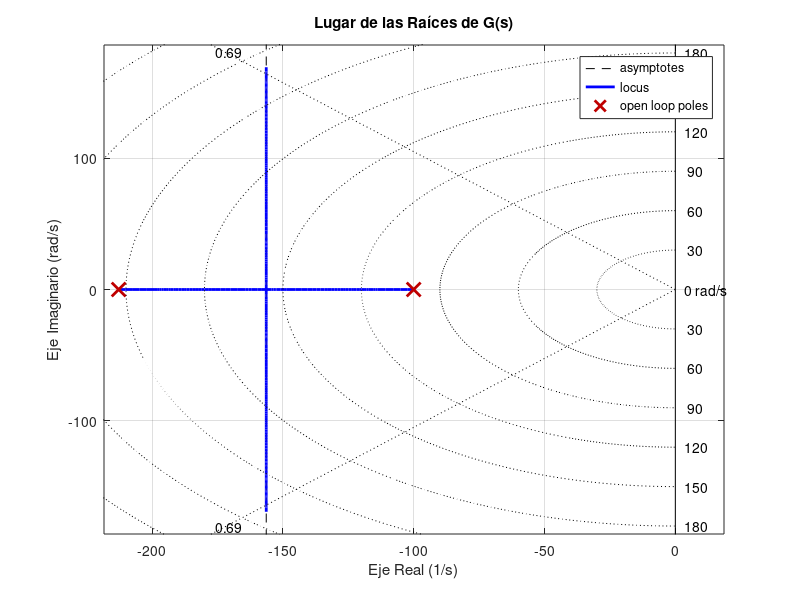

This chart was generated by the following MATLAB code: (Note: this script raises an error after producing the figure.)
%% Trabajo de Laboratorio Integrador - Sistemas de Control
% TP de Laboratorio 2: Desarrollo de Controladores (P y PI)
clear; clc; close all;

%% Rutas
script_dir = fileparts(mfilename('fullpath'));
if isempty(script_dir)
    script_dir = pwd;
end
fig_dir = fullfile(script_dir, 'figuras');
if ~exist(fig_dir, 'dir')
    mkdir(fig_dir);
end

%% =========================================================================
%% PRIMERA PARTE: CONTROL PROPORCIONAL
%% =========================================================================

%% Parámetros de la planta (Figura 1)
R1 = 100e3;          % 100 kOhm
C1 = 0.1e-6;         % 0.1 uF
tau1 = R1 * C1;      % 0.01 s

R2 = 47e3;           % 47 kOhm
C2 = 0.1e-6;         % 0.1 uF
tau2 = R2 * C2;      % 0.0047 s

s = tf('s');
G = 1 / ((tau1 * s + 1) * (tau2 * s + 1));

disp('=== Función de transferencia de la planta G(s) (sin ganancia kp) ===');
G

%% Punto 1: Lugar de las Raíces para ajuste de kp
% Graficamos el LGR de G(s) con la cota de amortiguamiento xi = 0.69 (PO <= 5%)
figure('Name', 'Lugar de las Raíces - Planta G(s)');
rlocus(G);
sgrid(0.69, []);
title('Lugar de las Raíces de G(s)');
xlabel('Eje Real (1/s)');
ylabel('Eje Imaginario (rad/s)');
grid on;

%% Punto 2: Verificación de la respuesta al escalón en lazo cerrado
kp = 1.4;
T = feedback(kp * G, 1);

info  = stepinfo(T);
y_inf = dcgain(T);
ess   = 1 - y_inf;

fprintf('\n=== PUNTO 2: MÉTRICAS DE LA RESPUESTA AL ESCALÓN (kp = %.2f) ===\n', kp);
fprintf('Sobrepaso (PO):                 %.2f %%  (Especificación: <= 5 %%)\n', info.Overshoot);
fprintf('Tiempo de establecimiento (Ts): %.4f s (%.2f ms)  (Especificación: <= 0.10 s)\n', info.SettlingTime, info.SettlingTime*1e3);
fprintf('Tiempo de pico (Tp):            %.4f s (%.2f ms)\n', info.PeakTime, info.PeakTime*1e3);
fprintf('Valor en estado estacionario:   %.4f V\n', y_inf);
fprintf('Error estacionario (ess):       %.4f (%.2f %%)  (Especificación: = 0)\n', ess, ess*100);

% Gráfico de la respuesta al escalón
fig2 = figure('Name', 'Punto 2: Respuesta al escalón (kp = 1.4)');
step(T);
grid on;
title(sprintf('Respuesta al escalón en lazo cerrado (k_p = %.2f)', kp));
xlabel('Tiempo (s)');
ylabel('Amplitud (V)');
saveas(fig2, fullfile(fig_dir, 'punto2_escalon.png'));
